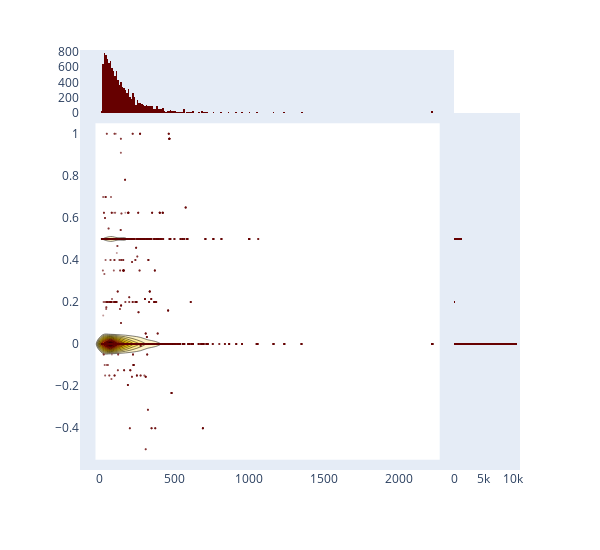

Here is the notebook cell this chart was saved with:
### Code cell
import plotly.graph_objs  as go
from plotly.offline import iplot

trace1 = go.Scatter(
    x=df['review_len'], y=df['polarity'], mode='markers', name='points',
    marker=dict(color='rgb(102,0,0)', size=2, opacity=0.4)
)
trace2 = go.Histogram2dContour(
    x=df['review_len'], y=df['polarity'], name='density', ncontours=20,
    colorscale='Hot', reversescale=True, showscale=False
)
trace3 = go.Histogram(
    x=df['review_len'], name='Review length density',
    marker=dict(color='rgb(102,0,0)'),
    yaxis='y2'
)
trace4 = go.Histogram(
    y=df['polarity'], name='Polarity density', marker=dict(color='rgb(102,0,0)'),
    xaxis='x2'
)
data = [trace1, trace2, trace3, trace4]

layout = go.Layout(
    showlegend=False,
    autosize=False,
    width=600,
    height=550,
    xaxis=dict(
        domain=[0, 0.85],
        showgrid=False,
        zeroline=False
    ),
    yaxis=dict(
        domain=[0, 0.85],
        showgrid=False,
        zeroline=False
    ),
    margin=dict(
        t=50
    ),
    hovermode='closest',
    bargap=0,
    xaxis2=dict(
        domain=[0.85, 1],
        showgrid=False,
        zeroline=False
    ),
    yaxis2=dict(
        domain=[0.85, 1],
        showgrid=False,
        zeroline=False
    )
)

fig = go.Figure(data=data, layout=layout)
iplot(fig, filename='2dhistogram-2d-density-plot-subplots')

### Figure 1 — Plotly figure (JSON) as saved in the notebook; plotly's stock layout.template omitted (floating-point values rounded to 4 significant figures; data arrays with more than 128 entries replaced by an {"elided": "..."} marker saying what was removed)
{"data": [{"marker": {"color": "rgb(102,0,0)", "opacity": 0.4, "size": 2}, "mode": "markers", "name": "points", "type": "scatter", "x": {"elided": "12442 int values"}, "y": {"elided": "12442 float values"}}, {"colorscale": [[0, "rgb(0,0,0)"], [0.3333, "rgb(230,0,0)"], [0.6667, "rgb(255,210,0)"], [1, "rgb(255,255,255)"]], "name": "density", "ncontours": 20, "reversescale": true, "showscale": false, "type": "histogram2dcontour", "x": {"elided": "12442 int values"}, "y": {"elided": "12442 float values"}}, {"marker": {"color": "rgb(102,0,0)"}, "name": "Review length density", "type": "histogram", "x": {"elided": "12442 int values"}, "yaxis": "y2"}, {"marker": {"color": "rgb(102,0,0)"}, "name": "Polarity density", "type": "histogram", "xaxis": "x2", "y": {"elided": "12442 float values"}}], "layout": {"autosize": false, "bargap": 0, "height": 550, "hovermode": "closest", "margin": {"t": 50}, "showlegend": false, "width": 600, "xaxis": {"domain": [0, 0.85], "showgrid": false, "zeroline": false}, "xaxis2": {"domain": [0.85, 1], "showgrid": false, "zeroline": false}, "yaxis": {"domain": [0, 0.85], "showgrid": false, "zeroline": false}, "yaxis2": {"domain": [0.85, 1], "showgrid": false, "zeroline": false}}}
